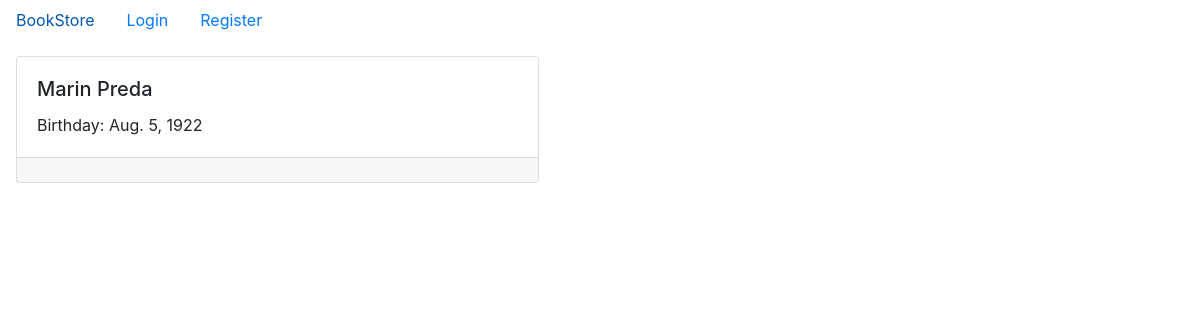
Page /authors on the earlier database version.
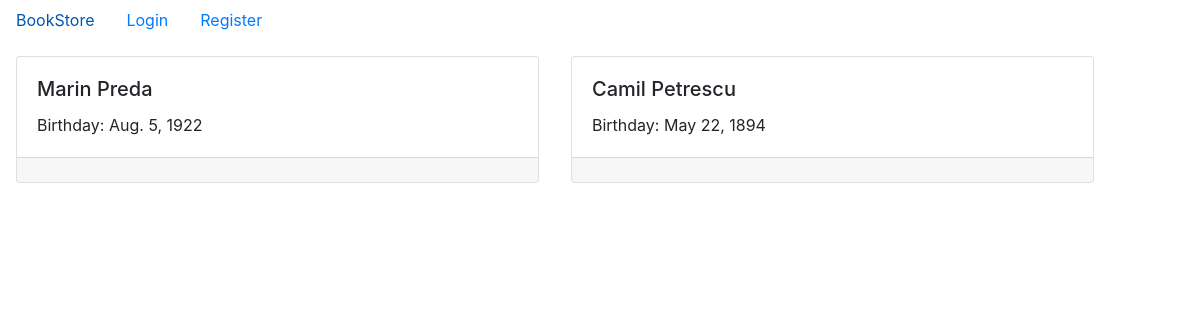
Same page on the later database version.
### app/models.py (models this page shows, shortened)
class Author(models.Model):
    name = models.CharField(max_length=70)
    birthday = models.DateField(blank=True, null=True)

### app/views.py (the view)
# urls.py: path('authors', AuthorListView.as_view(), name='author_list'),
class AuthorListView(View):
    def get(self, request, *args, **kwargs):
        author_list = Author.objects.all()
        return render(request, 'authors.html', {'author_list': author_list})

### app/templates/authors.html (shortened to what this page needs)
{% extends 'base.html' %}
{% block content %}
  <div class="row container">
    {% for author in author_list %}
      <div class="col-sm-6 p-3">
        <div class="card">
          <div class="card-body">
            <h5 class="card-title">{{ author.name }}</h5>
            <p class="card-text">Birthday: {{author.birthday}}</p>
          </div>
          <div class="card-footer text-muted">
          </div>
        </div>
      </div>
    {% endfor %}
  </div>
{% endblock %}

Differences in the rows shown:
added Author: name "Camil Petrescu", birthday "May 22, 1894"
